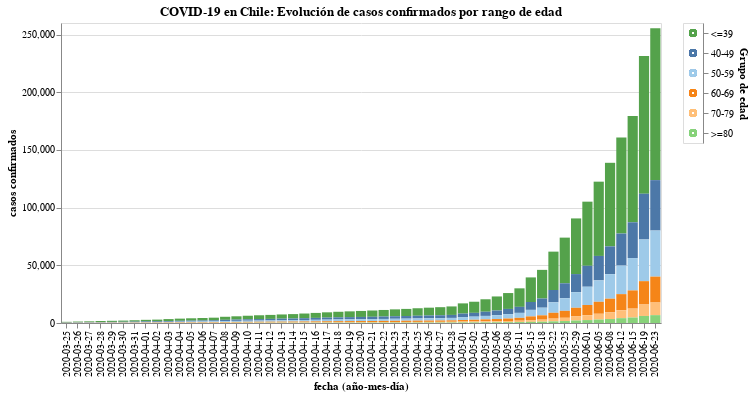

Notebook cell for this chart:
### Code cell
#hide_input
input_dropdown = alt.binding_select(options=data['Grupo de edad'].unique())
selection1 = alt.selection_single(fields=['Grupo de edad'], bind=input_dropdown, name=' ')
selection2 = alt.selection_multi(fields=['Grupo de edad'], on='mouseover')

color = alt.condition(selection1 | selection2,
                    alt.Color('Grupo de edad:N', scale=alt.Scale(scheme='tableau20'), legend=None),
                    alt.value('lightgray'))

bars = alt.Chart(cases).mark_bar().encode(
    x = 'fecha (año-mes-día):N',
    y = 'casos confirmados:Q',
    color = color,
    tooltip = ['fecha (año-mes-día)', 'Grupo de edad', 'casos confirmados'],
    order=alt.Order(
    # Sort the segments of the bars by this field
    'index',
    sort='descending'
    )
).add_selection(
    selection1, selection2
).transform_filter(
    selection1
)

legend = alt.Chart(cases).mark_point().encode(
    y=alt.Y('Grupo de edad', axis=alt.Axis(orient='right'), sort=grupo_de_edad),
    color=color
).add_selection(
    selection1, selection2
)

bars.properties(
    title = 'COVID-19 en Chile: Evolución de casos confirmados por rango de edad',
    width = 600
) | legend

### Figure 1 — Vega-Lite specification as saved in the notebook (floating-point values rounded to 4 significant figures; data arrays with more than 128 entries replaced by an {"elided": "..."} marker saying what was removed)
{"config": {"view": {"continuousWidth": 400, "continuousHeight": 300}}, "hconcat": [{"mark": "bar", "encoding": {"color": {"condition": {"type": "nominal", "field": "Grupo de edad", "legend": null, "scale": {"scheme": "tableau20"}, "selection": {"or": [" ", "selector002"]}}, "value": "lightgray"}, "order": {"type": "quantitative", "field": "index", "sort": "descending"}, "tooltip": [{"type": "nominal", "field": "fecha (año-mes-día)"}, {"type": "nominal", "field": "Grupo de edad"}, {"type": "quantitative", "field": "casos confirmados"}], "x": {"type": "nominal", "field": "fecha (año-mes-día)"}, "y": {"type": "quantitative", "field": "casos confirmados"}}, "selection": {" ": {"type": "single", "fields": ["Grupo de edad"], "bind": {"input": "select", "options": ["<=39", "40-49", "50-59", "60-69", "70-79", ">=80"]}}, "selector002": {"type": "multi", "fields": ["Grupo de edad"], "on": "mouseover"}}, "title": "COVID-19 en Chile: Evolución de casos confirmados por rango de edad", "transform": [{"filter": {"selection": " "}}], "width": 600}, {"mark": "point", "encoding": {"color": {"condition": {"type": "nominal", "field": "Grupo de edad", "legend": null, "scale": {"scheme": "tableau20"}, "selection": {"or": [" ", "selector002"]}}, "value": "lightgray"}, "y": {"type": "nominal", "axis": {"orient": "right"}, "field": "Grupo de edad", "sort": ["<=39", "40-49", "50-59", "60-69", "70-79", "80-89", ">=90"]}}, "selection": {" ": {"type": "single", "fields": ["Grupo de edad"], "bind": {"input": "select", "options": ["<=39", "40-49", "50-59", "60-69", "70-79", ">=80"]}}, "selector002": {"type": "multi", "fields": ["Grupo de edad"], "on": "mouseover"}}}], "data": {"name": "data-2bb87cd9bba6969415b94d597c94afbe"}, "$schema": "https://vega.github.io/schema/vega-lite/v4.8.1.json", "datasets": {"data-2bb87cd9bba6969415b94d597c94afbe": {"elided": "318 records"}}}
